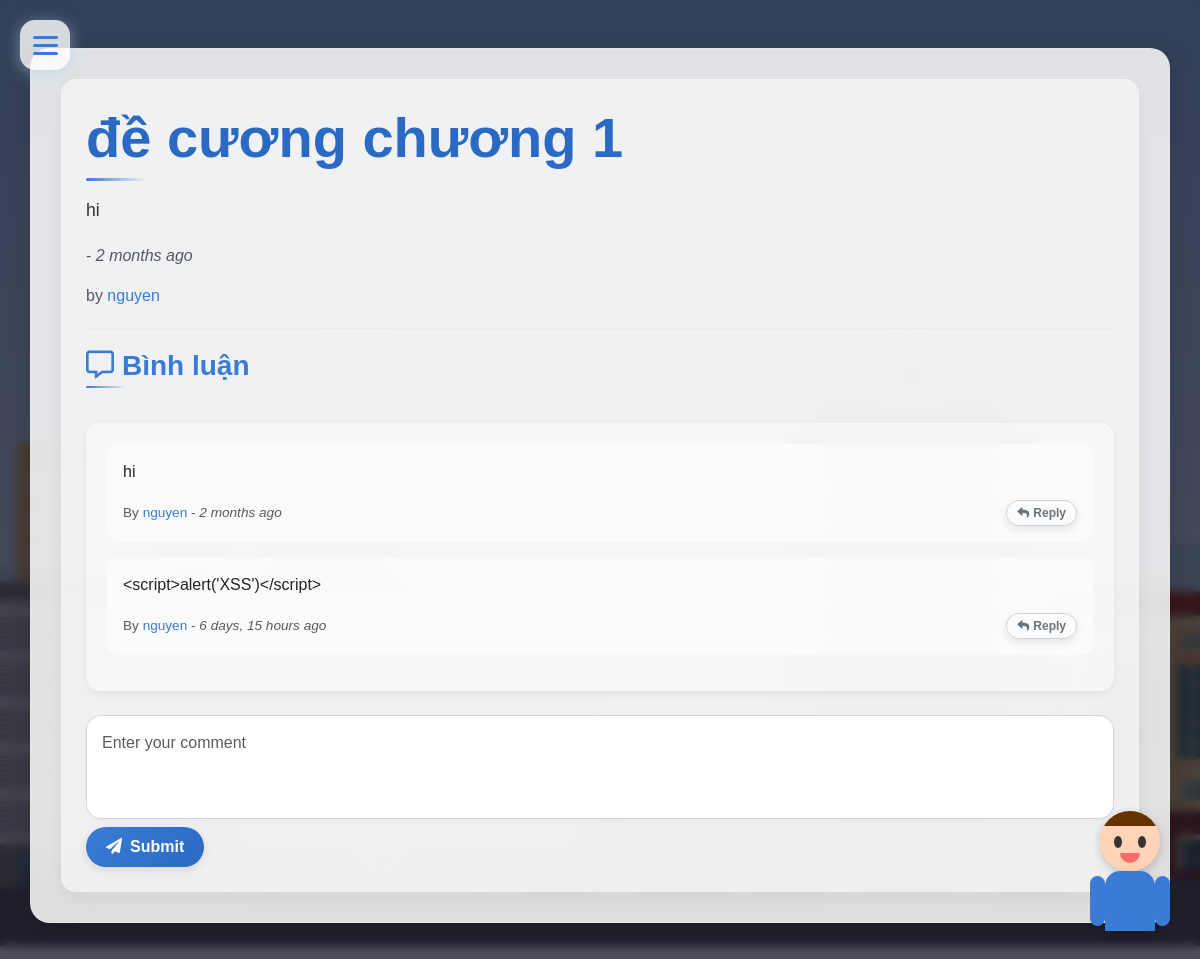
The page /forum/e-cuong-chuong-1-20250309171623 on the database as committed earlier.
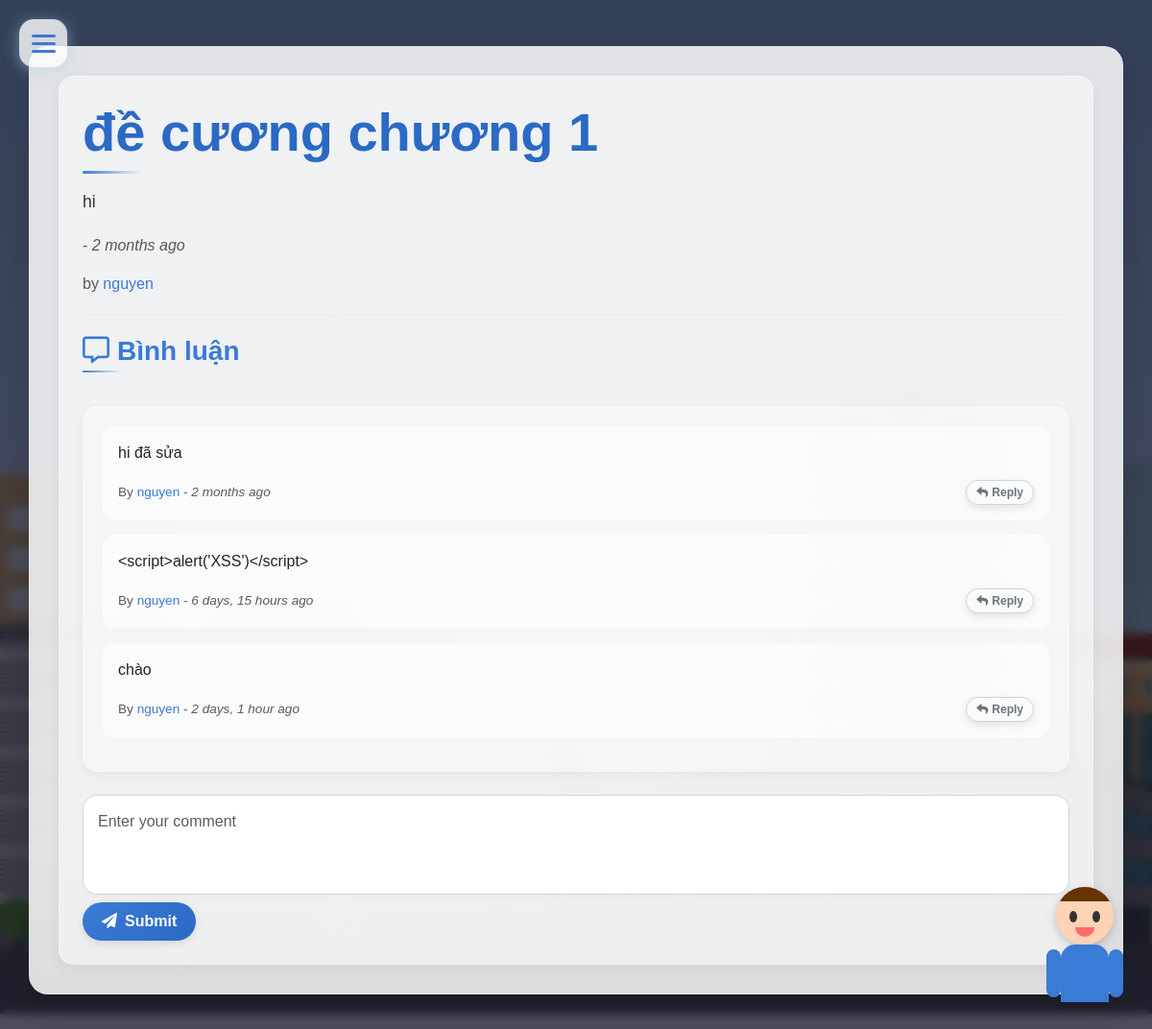
The same page on the database as committed later.
### forums/models.py (models this page shows, shortened)
class Comment(models.Model):
    user = models.ForeignKey(settings.AUTH_USER_MODEL, on_delete=models.CASCADE)
    forum = models.ForeignKey(Forum, on_delete=models.CASCADE)
    desc = models.TextField()
    created_at = models.DateTimeField(auto_now_add=True)
    edited = models.BooleanField(default=False)
    edited_at = models.DateTimeField(null=True, blank=True)
    parent = models.ForeignKey('self', null=True, blank=True, related_name='replies', on_delete=models.CASCADE)

### forums/views.py (the view)
# urls.py: path('<slug:slug>', ForumDetailView.as_view(), name='forum-detail'),
class ForumDetailView(DetailView):
    model = Forum
    template_name = 'forum_detail.html'
    context_object_name = 'forum'
    def get_context_data(self, **kwargs):
        context = super().get_context_data(**kwargs)
        forum = self.get_object()
        parent_comments = Comment.objects.filter(forum=forum, parent__isnull=True)
        context['parent_comments'] = parent_comments
        context['user'] = forum.user
        return context

### templates/forum_detail.html (shortened to what this page needs)
{% load static %}
{% load humanize %}
<!DOCTYPE html>
<html lang="en">
<head>
    <link rel="stylesheet" href="/static/cssQuan/bootstrap.min.css">
    <link rel="stylesheet" href="/static/css/style.css">
    <link rel="stylesheet" href="https://cdnjs.cloudflare.com/ajax/libs/font-awesome/5.15.4/css/all.min.css">
    <link href='https://unpkg.com/boxicons@2.1.4/css/boxicons.min.css' rel='stylesheet'>
</head>
<body class="fade-in">
    {% include "Components/newmenu.html" %}
    <div class="container my-5">
        <div class="jumbotron p-4">
            <h1 class="display-4">{{object.title}}</h1>
            <p class="lead">{{ object.desc }}</p>
            <p class="text-muted">- <i>{{object.created_at | naturaltime}}</i></p>
            <p class="text-muted">by <a href="{% url 'forum-by' object.user %}">{{ object.user }}</a></p>
            <hr>
            <h3><i class="far fa-comment-alt me-2"></i>Bình luận</h3>
            <div class="comments-section mb-4" id="comments-container">
                {% for comment in parent_comments %}
                    <div class="comment-wrapper" id="comment-{{ comment.id }}">
                        <div class="comment-content">
                            {{ comment.desc|linebreaks }}
                        </div>
                        <div class="comment-meta">
                            <div>
                                <span class="text-muted">By <a href="{% url 'forum-by' comment.user %}">{{ comment.user }}</a> - <i>{{comment.created_at | naturaltime}}</i></span>
                            </div>
                            <button class="btn btn-reply" onclick="toggleReplyForm('{{ comment.id }}')">
                                <i class="fas fa-reply me-1"></i>Reply
                            </button>
                        </div>
                    </div>
                {% endfor %}
            </div>
            <form method="post" action="{% url 'add-comment' forum.id %}">
                <textarea name="desc" class="form-control mb-2" rows="3" placeholder="Enter your comment" required=True></textarea>
                <button type="submit" class="btn btn-primary">
                    <i class="fas fa-paper-plane me-2"></i>Submit
                </button>
            </form>
        </div>
    </div>
    {% include "Components/chat_bubble.html" %}
</body>
</html>

Rows that differ between the two databases and show on the page:
changed Comment: desc "hi" → "hi đã sửa"
added Comment: desc "chào", user "nguyen", created_at "2 days, 1 hour ago"
